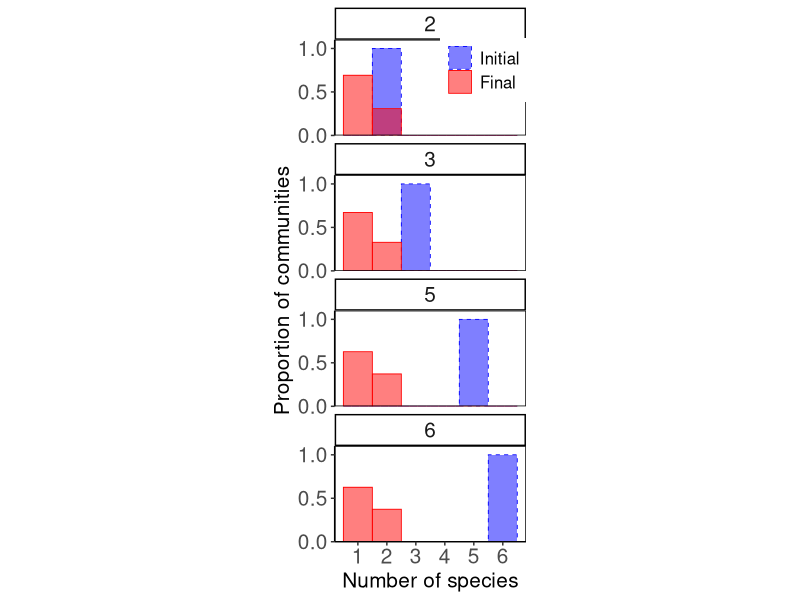
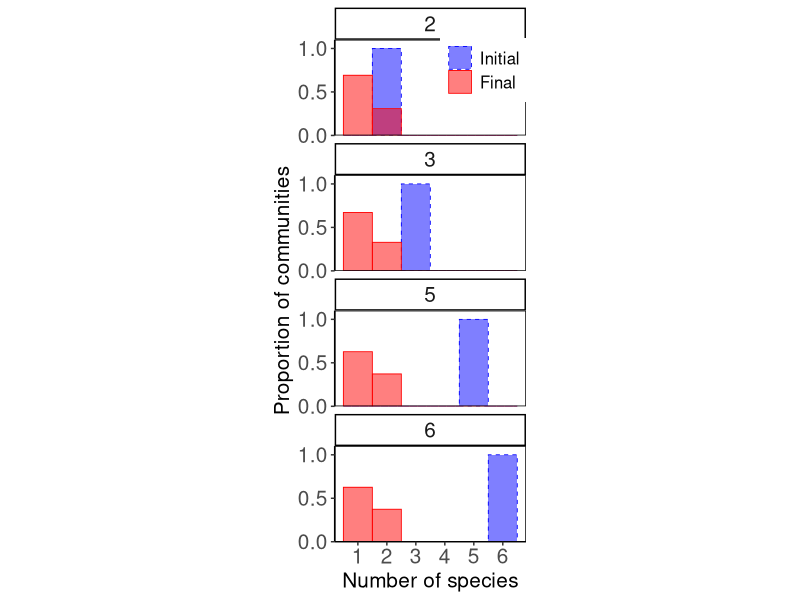

Write R code to recreate these figures, in order.
library(tidyverse)

data = read_csv('../data/results.csv')
n_sim = round(max(data$n_sim), digits = -2) # number of simulations per inital richness

# Remove non-convergent data (need to filter on n_p_f, rather than n_p)
# Hopefully we can deal with these cases in the simulation code and eventually
# remove this line
#data = data %>% filter(n_p_f != -1)

# Reshape data for easier ggplotting
data = data %>% 
  mutate(n_p_s = n_p) %>%
  pivot_longer(cols = c(n_p_s, n_p_f),
               names_to = "type",
               values_to = "num_species")

data$type = factor(data$type, levels = c('n_p_s', 'n_p_f'))

data %>% ggplot(aes(x = num_species,
                    after_stat(density),
                    fill = type,
                    color = type,
                    linetype = type)) + 
  geom_histogram(position = "identity",
                 alpha = 0.5,
                 binwidth = 1,
                 size = 0.3) +
  facet_wrap(.~n_p, nrow = 4) + 
  theme_classic() + 
  theme(axis.title = element_text(size = 15),
         axis.text = element_text(size = 15),
         strip.text = element_text(size = 15),
         legend.title = element_blank(),
         legend.position = c(0.78, 0.94),
         legend.text = element_text(size = 12, hjust = 0.1),
         panel.background = element_blank(), 
         panel.border = element_rect(color = 'black', fill = NA), 
         aspect.ratio = 0.5) + 
  scale_fill_manual(values = c('blue', 'red'),
                    labels = c('Initial', 'Final')) + 
  scale_color_manual(values = c('blue', 'red'),
                     labels = c('Initial', 'Final'))+
  scale_linetype_manual(values = c('dashed', 'solid'),
                        labels = c('Initial', 'Final'))+
  scale_x_continuous(breaks = seq(1:max(data$num_species)),
                     limits = c(0.5, max(data$num_species) + 0.5)) +
  scale_y_continuous(breaks = c(0, 0.5, 1),
                     expand = expansion(mult = c(0, 0.1))) + 
  xlab("Number of species") + 
  ylab("Proportion of communities")

ggsave('../sandbox/histogram_collapse.pdf')
